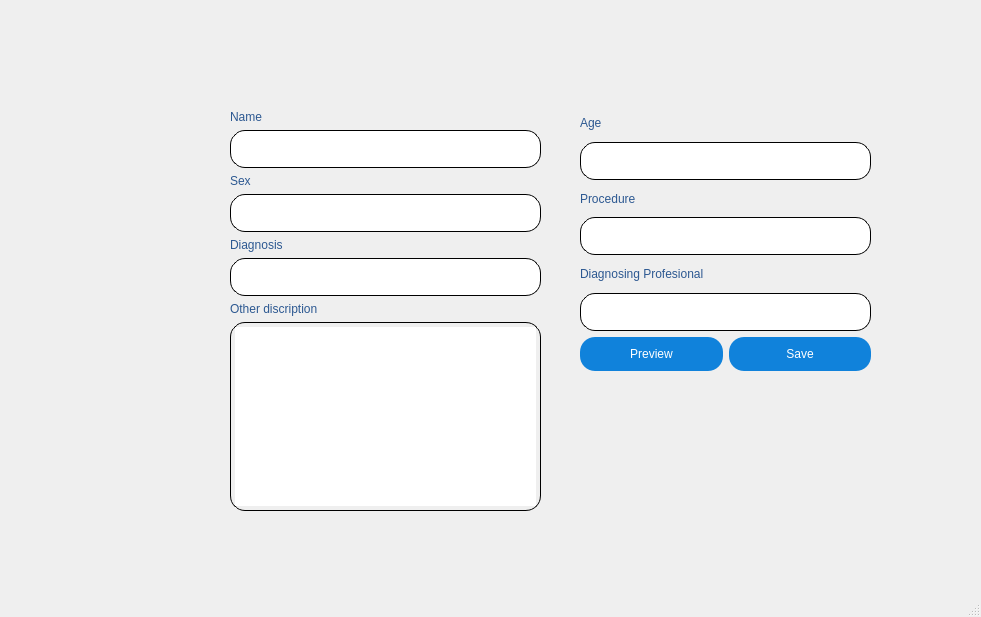
<?xml version="1.0" encoding="UTF-8"?>
<ui version="4.0">
 <class>MainWindow</class>
 <widget class="QMainWindow" name="MainWindow">
  <property name="geometry">
   <rect>
    <x>0</x>
    <y>0</y>
    <width>981</width>
    <height>617</height>
   </rect>
  </property>
  <property name="windowTitle">
   <string>MainWindow</string>
  </property>
  <widget class="QWidget" name="centralwidget">
   <widget class="QLabel" name="background_image_label">
    <property name="geometry">
     <rect>
      <x>4</x>
      <y>-5</y>
      <width>971</width>
      <height>591</height>
     </rect>
    </property>
    <property name="styleSheet">
     <string notr="true">
background-image: url(:/registeration/without_date.png);</string>
    </property>
    <property name="text">
     <string/>
    </property>
   </widget>
   <widget class="QWidget" name="">
    <property name="geometry">
     <rect>
      <x>230</x>
      <y>110</y>
      <width>311</width>
      <height>401</height>
     </rect>
    </property>
    <layout class="QVBoxLayout" name="verticalLayout">
     <item>
      <widget class="QLabel" name="Name_label">
       <property name="styleSheet">
        <string notr="true">color:rgb(44,88,145);
font: 12pt &quot;MS Shell Dlg 2&quot;;</string>
       </property>
       <property name="text">
        <string>Name</string>
       </property>
      </widget>
     </item>
     <item>
      <widget class="QLineEdit" name="Name_lineEdit_2">
       <property name="styleSheet">
        <string notr="true">border-radius:15px;
  padding: 10px;

border-style:outset;
border-width:1px;
border-color:black;</string>
       </property>
      </widget>
     </item>
     <item>
      <widget class="QLabel" name="sex_label">
       <property name="styleSheet">
        <string notr="true">color:rgb(44,88,145);
font: 12pt &quot;MS Shell Dlg 2&quot;;</string>
       </property>
       <property name="text">
        <string>Sex</string>
       </property>
      </widget>
     </item>
     <item>
      <widget class="QLineEdit" name="Name_lineEdit_3">
       <property name="styleSheet">
        <string notr="true">border-radius:15px;
  padding: 10px;

border-style:outset;
border-width:1px;
border-color:black;</string>
       </property>
      </widget>
     </item>
     <item>
      <widget class="QLabel" name="diagnosis_label">
       <property name="styleSheet">
        <string notr="true">color:rgb(44,88,145);
font: 12pt &quot;MS Shell Dlg 2&quot;;</string>
       </property>
       <property name="text">
        <string>Diagnosis</string>
       </property>
      </widget>
     </item>
     <item>
      <widget class="QLineEdit" name="Name_lineEdit_5">
       <property name="styleSheet">
        <string notr="true">border-radius:15px;
  padding: 10px;

border-style:outset;
border-width:1px;
border-color:black;</string>
       </property>
      </widget>
     </item>
     <item>
      <widget class="QLabel" name="other_discreption_label">
       <property name="styleSheet">
        <string notr="true">color:rgb(44,88,145);
font: 12pt &quot;MS Shell Dlg 2&quot;;</string>
       </property>
       <property name="text">
        <string>Other discription</string>
       </property>
      </widget>
     </item>
     <item>
      <widget class="QTextEdit" name="textEdit">
       <property name="styleSheet">
        <string notr="true">border-radius:15px;
  padding: 4px;

border-style:outset;
border-width:1px;
border-color:black;</string>
       </property>
      </widget>
     </item>
    </layout>
   </widget>
   <widget class="QWidget" name="">
    <property name="geometry">
     <rect>
      <x>580</x>
      <y>110</y>
      <width>291</width>
      <height>261</height>
     </rect>
    </property>
    <layout class="QVBoxLayout" name="verticalLayout_2">
     <item>
      <widget class="QLabel" name="age_label">
       <property name="styleSheet">
        <string notr="true">color:rgb(44,88,145);
font: 12pt &quot;MS Shell Dlg 2&quot;;</string>
       </property>
       <property name="text">
        <string>Age</string>
       </property>
      </widget>
     </item>
     <item>
      <widget class="QLineEdit" name="Name_lineEdit_7">
       <property name="styleSheet">
        <string notr="true">border-radius:15px;
  padding: 10px;

border-style:outset;
border-width:1px;
border-color:black;</string>
       </property>
      </widget>
     </item>
     <item>
      <widget class="QLabel" name="procedure_label">
       <property name="styleSheet">
        <string notr="true">color:rgb(44,88,145);
font: 12pt &quot;MS Shell Dlg 2&quot;;</string>
       </property>
       <property name="text">
        <string>Procedure</string>
       </property>
      </widget>
     </item>
     <item>
      <widget class="QLineEdit" name="Name_lineEdit_4">
       <property name="styleSheet">
        <string notr="true">border-radius:15px;
  padding: 10px;

border-style:outset;
border-width:1px;
border-color:black;</string>
       </property>
      </widget>
     </item>
     <item>
      <widget class="QLabel" name="diagnosis_profesional_label">
       <property name="styleSheet">
        <string notr="true">color:rgb(44,88,145);
font: 12pt &quot;MS Shell Dlg 2&quot;;</string>
       </property>
       <property name="text">
        <string>Diagnosing Profesional</string>
       </property>
      </widget>
     </item>
     <item>
      <widget class="QLineEdit" name="Name_lineEdit_6">
       <property name="styleSheet">
        <string notr="true">border-radius:15px;
  padding: 10px;

border-style:outset;
border-width:1px;
border-color:black;</string>
       </property>
      </widget>
     </item>
     <item>
      <layout class="QHBoxLayout" name="horizontalLayout">
       <item>
        <widget class="QPushButton" name="preview_pushButton">
         <property name="styleSheet">
          <string notr="true">background-color: rgb(16,130,219);
font: 16pt &quot;MS Shell Dlg 2&quot;;
color: rgb(255,255,255);

border-radius:15px;
  padding: 10px;

</string>
         </property>
         <property name="text">
          <string>Preview</string>
         </property>
        </widget>
       </item>
       <item>
        <widget class="QPushButton" name="save_pushButton">
         <property name="styleSheet">
          <string notr="true">background-color: rgb(16,130,219);
font: 16pt &quot;MS Shell Dlg 2&quot;;
color: rgb(255,255,255);

border-radius:15px;
  padding: 10px;

</string>
         </property>
         <property name="text">
          <string>Save</string>
         </property>
        </widget>
       </item>
      </layout>
     </item>
    </layout>
   </widget>
   <widget class="QWidget" name="">
    <property name="geometry">
     <rect>
      <x>50</x>
      <y>70</y>
      <width>31</width>
      <height>111</height>
     </rect>
    </property>
    <layout class="QVBoxLayout" name="verticalLayout_3">
     <item>
      <widget class="QLabel" name="home_label">
       <property name="text">
        <string/>
       </property>
      </widget>
     </item>
     <item>
      <widget class="QLabel" name="setting_label">
       <property name="text">
        <string/>
       </property>
      </widget>
     </item>
    </layout>
   </widget>
  </widget>
  <widget class="QMenuBar" name="menubar">
   <property name="geometry">
    <rect>
     <x>0</x>
     <y>0</y>
     <width>981</width>
     <height>21</height>
    </rect>
   </property>
  </widget>
  <widget class="QStatusBar" name="statusbar"/>
 </widget>
 <resources>
  <include location="Saved_ui_file/The_GUI_dr/this_is_resource.qrc"/>
 </resources>
 <connections/>
</ui>
